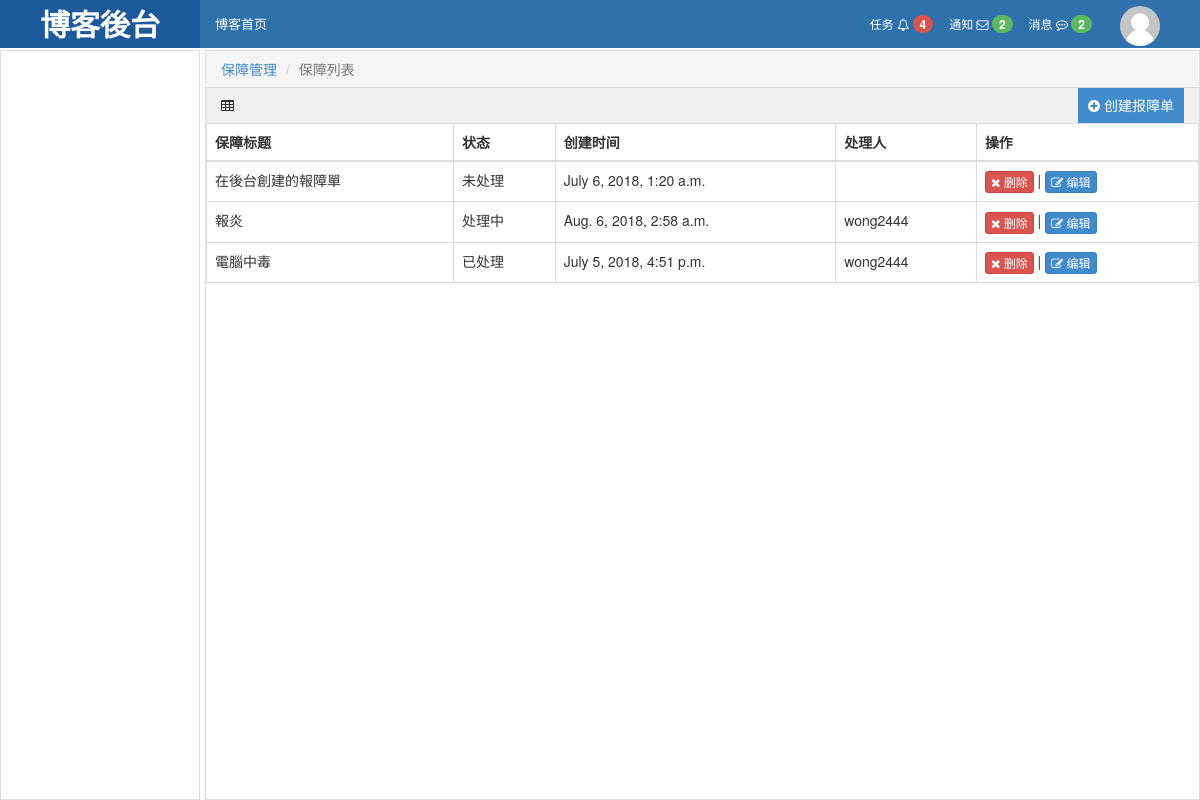
The page /backend/trouble-list.html on the database its author committed.
### repository/models.py (models this page shows, shortened)
class Trouble(models.Model):
    title = models.CharField(max_length=32)
    detail = models.TextField()
    user = models.ForeignKey(UserInfo, related_name='u', on_delete=models.CASCADE)
    ctime = models.DateTimeField()
    status_choices = (
        (1, '未处理'),
        (2, '处理中'),
        (3, '已处理'),
    )
    status = models.IntegerField(choices=status_choices, default=1)
    processer = models.ForeignKey(UserInfo, related_name='p', null=True, blank=True, on_delete=models.CASCADE)
    solution = models.TextField(null=True)
    ptime = models.DateTimeField(null=True)
    pj_choices = (
        (1, '不满意'),
        (2, '一般'),
        (3, '活很好'),
    )
    pj = models.IntegerField(choices=pj_choices, null=True, default=2)

class UserInfo(models.Model):
    nid = models.BigAutoField(primary_key=True)
    username = models.CharField(verbose_name='用户名', max_length=32, unique=True)
    password = models.CharField(verbose_name='密码', max_length=64)
    nickname = models.CharField(verbose_name='昵称', max_length=32)
    email = models.EmailField(verbose_name='邮箱', unique=True)
    avatar = models.ImageField(verbose_name='头像', upload_to="./static/imgs/avatar/",
                               default="static/imgs/avatar/default.png")
    create_time = models.DateTimeField(verbose_name='创建时间', auto_now_add=True)
    fans = models.ManyToManyField(verbose_name='粉丝们',
                                  to='UserInfo',  # 要進行關聯的表
                                  through='UserFans',  # 指定第三張表的表名
                                  related_name='f',  # 反向操作時用的字段名,不設置是表名_set
                                  through_fields=('user', 'follower'))

### backend/views/trouble.py (the view)
def trouble_list(request):
    current_user_id = 1
    result = models.Trouble.objects.filter(user_id=current_user_id).order_by('status'). \
        only('title', 'status', 'ctime', 'processer')
    return render(request, 'backend_trouble_list.html', {'result': result})

### templates/backend_trouble_list.html (shortened to what this page needs)
{% extends 'backend_layout.html' %}
{% block conent %}
    <ol class="breadcrumb" style="margin-bottom: 0;">
        <li><a href="#">保障管理</a></li>
        <li class="active">保障列表</li>
    </ol>
    <div>
        <div class="clearfix"  style="height: 36px;line-height: 35px;padding: 0 15px;border-top: 1px solid #dddddd;background-color: #f1f0f0">
            <i class="fa fa-table" aria-hidden="true"></i>
            <a target="_blank" href="/backend/trouble-create.html" class="right"
               style="display: inline-block;padding:0 10px;background-color: #428bca;color: #ffffff;">
                <i class="fa fa-plus-circle" aria-hidden="true"></i>
                创建报障单
            </a>
        </div>
        <table class="table table-bordered">
            <thead>
            <tr>
                <th>保障标题</th>
                <th>状态</th>
                <th>创建时间</th>
                <th>处理人</th>
                <th>操作</th>
            </tr>
            </thead>
            <tbody>
            {% for row in result %}
                <tr>
                    <td>{{ row.title }}</td>
                    <td>{{ row.get_status_display }}</td>
                    <td>{{ row.ctime }}</td>
                    <td>{{ row.processer.username }}</td>
                    <td>
                        <a class="btn btn-danger btn-xs">
                            <i class="fa fa-times" aria-hidden="true"></i>
                            删除
                        </a>
                        |
                        <a class="btn btn-primary btn-xs" href="#">
                            <i class="fa fa-pencil-square-o" aria-hidden="true"></i>
                            编辑
                        </a>
                    </td>
                </tr>
            {% endfor %}
            </tbody>
        </table>
        <div class="clearfix">
        </div>
    </div>
{% endblock %}

### static/css/commons.css (style rules this page uses)
.right { float: right; }

### rows shown on the page
Trouble: title "在後台創建的報障單", status "未处理", ctime "July 6, 2018, 1:20 a.m."
Trouble: title "報炎", status "处理中", ctime "Aug. 6, 2018, 2:58 a.m.", processer.username "wong2444"
Trouble: title "電腦中毒", status "已处理", ctime "July 5, 2018, 4:51 p.m.", processer.username "wong2444"
